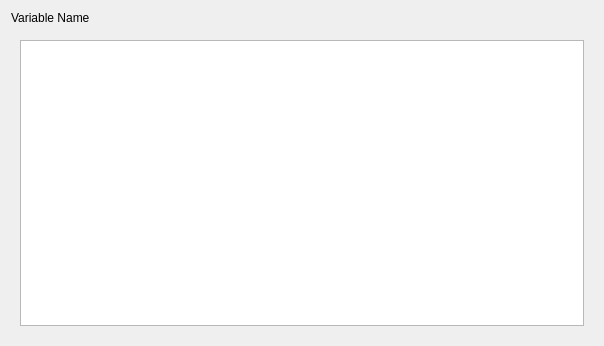
<?xml version="1.0" encoding="UTF-8"?>
<ui version="4.0">
 <class>DigitalTwin::Client::TabContentWidget</class>
 <widget class="QWidget" name="DigitalTwin::Client::TabContentWidget">
  <property name="geometry">
   <rect>
    <x>0</x>
    <y>0</y>
    <width>604</width>
    <height>346</height>
   </rect>
  </property>
  <property name="windowTitle">
   <string>TabContentWidget</string>
  </property>
  <layout class="QVBoxLayout" name="verticalLayout">
   <item>
    <widget class="QLabel" name="VariableLabel">
     <property name="text">
      <string>Variable Name</string>
     </property>
    </widget>
   </item>
   <item>
    <widget class="QStackedWidget" name="stackedWidget">
     <property name="currentIndex">
      <number>1</number>
     </property>
     <widget class="QWidget" name="page"/>
     <widget class="QWidget" name="page_2">
      <layout class="QHBoxLayout" name="horizontalLayout">
       <item>
        <widget class="QTableView" name="tableView"/>
       </item>
      </layout>
     </widget>
    </widget>
   </item>
  </layout>
 </widget>
 <resources/>
 <connections/>
</ui>
